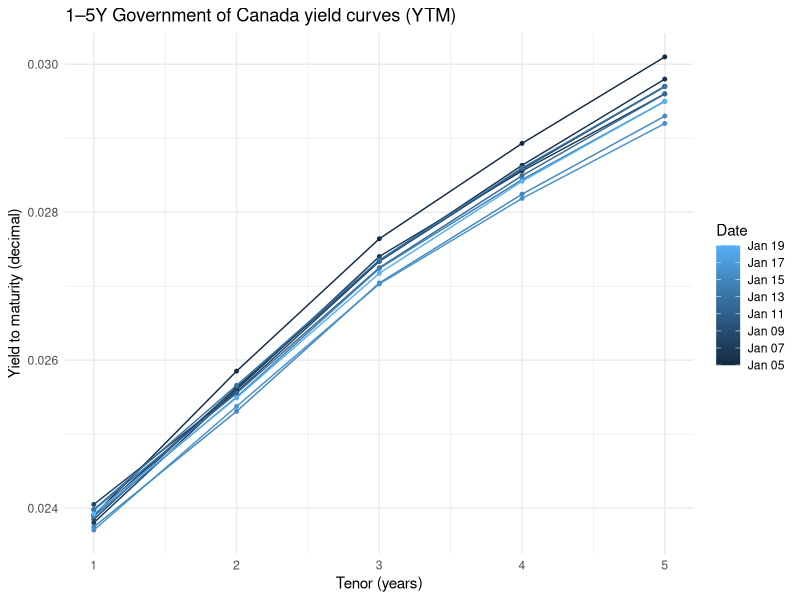
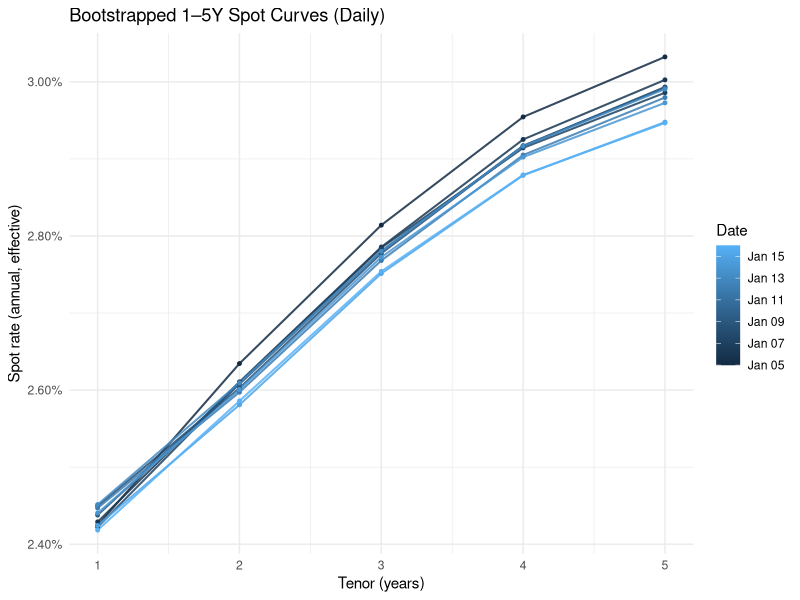
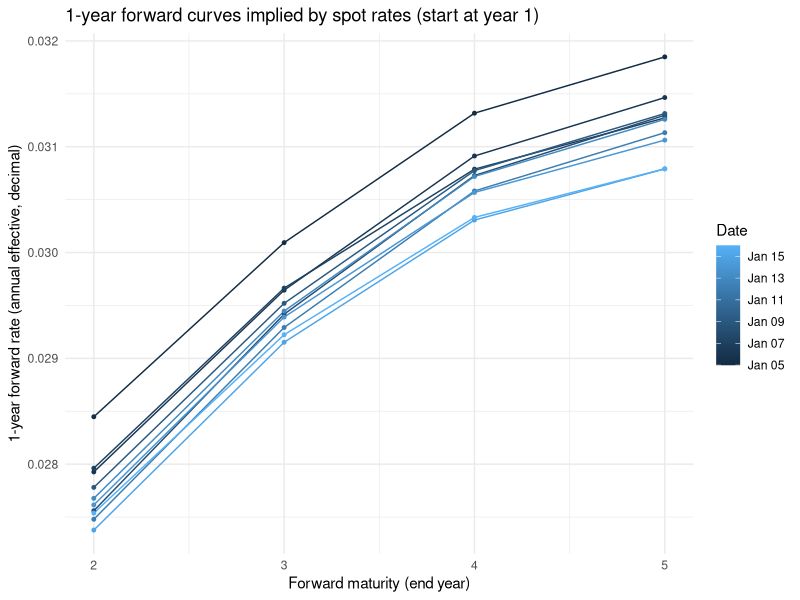

Here is the R script that generated these plots, in order:
## ---- chunk 1
knitr::opts_chunk$set(echo = TRUE, message = FALSE, warning = FALSE)

library(tidyverse)
library(lubridate)
library(stringr)
curves_raw <- readr::read_csv("Curves_raw.csv", show_col_types = FALSE)

curves <- curves_raw %>%
  mutate(
    Date     = ymd(Date),
    Maturity = ymd(Maturity),
    Coupon   = as.numeric(Coupon),
    YTM      = as.numeric(YTM)
  ) %>%
  arrange(Date, T_years)
prices <- read.csv("Prices_10bonds.csv", check.names = FALSE, stringsAsFactors = FALSE)
pct_to_dec <- function(x){
  x <- as.character(x)
  x <- str_replace_all(x, "\\s+", "")
  x <- str_replace(x, "%", "")
  as.numeric(x)/100
}

mdy_safe <- function(x) mdy(x)
## ---- chunk 2
F <- 100
coupon_schedule <- function(settle, maturity){
  d <- maturity
  out <- c()
  while(d > settle){
    out <- c(out, d)
    d <- d %m-% months(6)
  }
  sort(out)
}

last_coupon_date <- function(settle, maturity){
  d <- maturity
  while(d > settle){
    d <- d %m-% months(6)
  }
  d
}

accrued_interest <- function(coupon_rate, settle, maturity, F = 100){
  last <- last_coupon_date(settle, maturity)
  next <- last %m+% months(6)
  days_since  <- as.numeric(settle - last)
  days_period <- as.numeric(next - last)
  coupon_pay  <- coupon_rate * F / 2
  coupon_pay * (days_since / days_period)
}

yearfrac_365 <- function(settle, d){
  as.numeric(d - settle) / 365
}

df_interp_loglinear <- function(t, nodes){
  tt <- nodes$time
  ll <- log(nodes$df)
  exp(approx(tt, ll, xout = t, rule = 2)$y)
}
bootstrap_discount_nodes <- function(settle, bond_day){
  bd <- bond_day %>%
    mutate(
      tM    = yearfrac_365(settle, maturity),
      dirty = clean + mapply(accrued_interest, coupon, MoreArgs = list(settle = settle, maturity = maturity, F = F))
    ) %>%
    arrange(tM)

  nodes <- tibble(time = numeric(0), df = numeric(0))

  for(i in seq_len(nrow(bd))){
    cpn <- bd$coupon[i]
    mat <- bd$maturity[i]
    P   <- bd$dirty[i]

    c_dates <- coupon_schedule(settle, mat)
    times   <- map_dbl(c_dates, ~yearfrac_365(settle, .x))
    tM      <- last(times)

    C  <- F * cpn/2
    cfs <- rep(C, length(times))
    cfs[length(cfs)] <- cfs[length(cfs)] + F
    price_given_dfM <- function(dfM){
      total <- 0

      if(nrow(nodes) == 0){
        lM <- log(dfM)
        for(k in seq_along(times)){
          tk <- times[k]
          if(tk < tM){
            dfk <- exp((tk/tM)*lM)
            total <- total + cfs[k]*dfk
          } else {
            total <- total + cfs[k]*dfM
          }
        }
        return(total)
      }

      t_last  <- max(nodes$time)
      df_last <- nodes$df[which.max(nodes$time)]

      for(k in seq_along(times)){
        tk <- times[k]
        if(tk < tM){
          if(tk <= t_last){
            dfk <- df_interp_loglinear(tk, nodes)
          } else {
            w <- (tk - t_last) / (tM - t_last)
            dfk <- exp((1-w)*log(df_last) + w*log(dfM))
          }
          total <- total + cfs[k]*dfk
        } else {
          total <- total + cfs[k]*dfM
        }
      }
      total
    }

    f <- function(dfM) price_given_dfM(dfM) - P
    lo <- 1e-8
    hi <- 2
    flo <- f(lo); fhi <- f(hi)
    it <- 0
    while(flo*fhi > 0 && it < 60){
      hi <- hi*2
      fhi <- f(hi)
      it <- it + 1
    }
    if(flo*fhi > 0){
      stop("Failed to bracket DF root on ", as.character(settle), " for bond ", bd$ISIN[i])
    }

    dfM <- uniroot(f, lower = lo, upper = hi, tol = 1e-12)$root
    nodes <- bind_rows(nodes, tibble(time = tM, df = dfM)) %>% arrange(time)
  }

  nodes
}
spot_at_years <- function(nodes, years = 1:5){
  dfs <- map_dbl(years, ~df_interp_loglinear(.x, nodes))
  spots <- dfs^(-1/years) - 1
  tibble(Tenor = years, Spot = spots)
}
## ---- chunk 3
tenors_1to5 <- 1:5

ytm_1to5 <- curves %>%
  group_by(Date) %>%
  group_modify(~{
    yy <- approx(.x$T_years, .x$YTM, xout = tenors_1to5, rule = 2)$y
    tibble(Tenor = tenors_1to5, YTM = yy)
  }) %>%
  ungroup()

ggplot(ytm_1to5, aes(x = Tenor, y = YTM, colour = Date, group = Date)) +
  geom_line() +
  geom_point(size = 1) +
  labs(
    x = "Tenor (years)",
    y = "Yield to maturity (decimal)",
    title = "1–5Y Government of Canada yield curves (YTM)",
    colour = "Date"
  ) +
  theme_minimal()
## ---- chunk 4

library(tidyverse)
library(lubridate)
library(stringr)
library(scales)

F <- 100
prices <- read.csv("Prices_10bonds.csv", check.names = FALSE, stringsAsFactors = FALSE)

pct_to_dec <- function(x){
  x <- as.character(x)
  x <- str_replace_all(x, "\\s+", "")
  x <- str_replace(x, "%", "")
  as.numeric(x)/100
}

to_date_any <- function(x){
  x <- as.character(x)
  d1 <- suppressWarnings(ymd(x, quiet = TRUE))
  d2 <- suppressWarnings(mdy(x, quiet = TRUE))
  as.Date(coalesce(d1, d2))
}
date_cols <- names(prices)[str_detect(names(prices), "^\\d{4}-\\d{2}-\\d{2}$")]
date_cols <- sort(date_cols)
date_cols <- head(date_cols, 10)
bonds_static <- prices %>%
  transmute(
    ISIN     = ISIN,
    coupon   = pct_to_dec(Coupon),
    maturity = to_date_any(Maturity)
  )

yearfrac_365 <- function(settle, d){
  settle <- as.Date(settle)
  d      <- as.Date(d)
  as.numeric(d - settle) / 365
}

coupon_schedule <- function(settle, maturity){
  settle   <- as.Date(settle)
  maturity <- as.Date(maturity)

  dd <- maturity
  out <- c()
  while(dd > settle){
    out <- c(out, dd)
    dd  <- dd %m-% months(6)
  }
  sort(as.Date(out))
}

last_coupon_date <- function(settle, maturity){
  settle   <- as.Date(settle)
  maturity <- as.Date(maturity)

  dd <- maturity
  while(dd > settle){
    dd <- dd %m-% months(6)
  }
  as.Date(dd)
}

accrued_interest <- function(coupon_rate, settle, maturity, F = 100){
  settle   <- as.Date(settle)
  maturity <- as.Date(maturity)

  last_coupon <- last_coupon_date(settle, maturity)
  next_coupon <- as.Date(last_coupon %m+% months(6))  # DO NOT name this variable `next`

  days_since  <- as.numeric(settle - last_coupon)
  days_period <- as.numeric(next_coupon - last_coupon)

  coupon_pay <- coupon_rate * F / 2
  coupon_pay * (days_since / days_period)
}
df_at_time <- function(t, nodes){
  t <- as.numeric(t)
  tt <- nodes$time
  df <- nodes$df

  t_min <- min(tt); df_min <- df[which.min(tt)]
  t_max <- max(tt); df_max <- df[which.max(tt)]

  if(t <= t_min){
    y0 <- -log(df_min) / t_min
    return(exp(-y0 * t))
  }

  if(t >= t_max){
    r_last <- df_max^(-1 / t_max) - 1
    return((1 + r_last)^(-t))
  }

  exp(approx(tt, log(df), xout = t, rule = 1)$y)
}

bootstrap_discount_nodes <- function(settle, bond_day){
  settle <- as.Date(settle)

  bd <- bond_day %>%
    mutate(
      maturity = as.Date(maturity),
      clean    = as.numeric(clean)
    ) %>%
    filter(!is.na(maturity), !is.na(clean), maturity > settle) %>%
    mutate(
      tM    = map_dbl(maturity, ~yearfrac_365(settle, .x)),
      dirty = clean + map2_dbl(coupon, maturity, ~accrued_interest(.x, settle, .y, F = F))
    ) %>%
    arrange(tM)

  nodes <- tibble(time = numeric(0), df = numeric(0))

  for(i in seq_len(nrow(bd))){
    cpn <- bd$coupon[i]
    mat <- bd$maturity[i]
    P   <- bd$dirty[i]

    c_dates <- coupon_schedule(settle, mat)
    times   <- map_dbl(c_dates, ~yearfrac_365(settle, .x))
    tM      <- times[length(times)]

    C   <- F * cpn/2
    cfs <- rep(C, length(times))
    cfs[length(cfs)] <- cfs[length(cfs)] + F
    price_given_dfM <- function(dfM){
      total <- 0

      if(nrow(nodes) == 0){

        for(k in seq_along(times)){
          tk  <- times[k]
          dfk <- dfM^(tk / tM)
          total <- total + cfs[k]*dfk
        }
        return(total)
      }

      t_last  <- max(nodes$time)
      df_last <- nodes$df[which.max(nodes$time)]

      for(k in seq_along(times)){
        tk <- times[k]
        dfk <- if(tk <= t_last){
          df_at_time(tk, nodes)
        } else if(tk < tM){
          w <- (tk - t_last) / (tM - t_last)
          exp((1-w)*log(df_last) + w*log(dfM))
        } else {
          dfM
        }
        total <- total + cfs[k]*dfk
      }
      total
    }

    f_root <- function(dfM) price_given_dfM(dfM) - P

    lo <- 1e-12
    hi <- 2
    flo <- f_root(lo)
    fhi <- f_root(hi)
    it  <- 0
    while(flo*fhi > 0 && it < 40){
      hi <- hi*2
      fhi <- f_root(hi)
      it <- it + 1
    }
    if(flo*fhi > 0){
      stop("Cannot bracket DF root on ", as.character(settle), " for ISIN ", bd$ISIN[i])
    }

    dfM <- uniroot(f_root, interval = c(lo, hi), tol = 1e-12)$root
    nodes <- bind_rows(nodes, tibble(time = tM, df = dfM)) %>% arrange(time)
  }

  nodes
}

spot_at_years <- function(nodes, years = 1:5){
  tibble(
    Tenor = years,
    Spot  = map_dbl(years, ~ df_at_time(.x, nodes)^(-1/.x) - 1)
  )
}

spot_curves_long <- map_dfr(date_cols, function(dc){
  settle <- as.Date(dc)

  bond_day <- bonds_static %>%
    mutate(clean = as.numeric(prices[[dc]]))

  nodes <- bootstrap_discount_nodes(settle, bond_day)

  spot_at_years(nodes, years = 1:5) %>%
    mutate(Date = settle) %>%
    select(Date, Tenor, Spot)
})

ggplot(spot_curves_long, aes(x = Tenor, y = Spot, group = Date, color = Date)) +
  geom_line(linewidth = 0.7, alpha = 0.85) +
  geom_point(size = 1) +
  scale_x_continuous(breaks = 1:5) +
  scale_y_continuous(labels = percent_format(accuracy = 0.01)) +
  labs(
    title = "Bootstrapped 1–5Y Spot Curves (Daily)",
    x = "Tenor (years)",
    y = "Spot rate (annual, effective)",
    color = "Date"
  ) +
  theme_minimal()
## ---- chunk 5
library(dplyr)
library(tidyr)
library(ggplot2)
spot_wide <- spot_curves_long %>%
  mutate(Date = as.Date(Date), Tenor = as.integer(Tenor)) %>%
  filter(Tenor %in% 1:5) %>%
  select(Date, Tenor, Spot) %>%
  pivot_wider(names_from = Tenor, values_from = Spot, names_prefix = "S") %>%
  arrange(Date)
need_cols <- paste0("S", 1:5)
if (!all(need_cols %in% names(spot_wide))) {
  stop("spot_wide is missing some of S1..S5. Existing columns: ",
       paste(names(spot_wide), collapse = ", "))
}
if (anyNA(spot_wide[, need_cols])) {
  bad <- spot_wide %>% filter(if_any(all_of(need_cols), is.na))
  stop("NA spot rates found in S1..S5 for some dates:\n",
       paste(capture.output(print(bad)), collapse = "\n"))
}
forward_1y <- spot_wide %>%
  mutate(
    f_1y1y = ((1 + S2)^2 / (1 + S1))^(1/1) - 1,
    f_1y2y = ((1 + S3)^3 / (1 + S1))^(1/2) - 1,
    f_1y3y = ((1 + S4)^4 / (1 + S1))^(1/3) - 1,
    f_1y4y = ((1 + S5)^5 / (1 + S1))^(1/4) - 1
  ) %>%
  select(Date, f_1y1y, f_1y2y, f_1y3y, f_1y4y) %>%
  pivot_longer(-Date, names_to = "Forward", values_to = "Fwd") %>%
  mutate(
    Horizon = recode(Forward,
                     "f_1y1y" = 2L,
                     "f_1y2y" = 3L,
                     "f_1y3y" = 4L,
                     "f_1y4y" = 5L)
  )

stopifnot(!anyNA(forward_1y$Fwd))
ggplot(forward_1y, aes(x = Horizon, y = Fwd, colour = Date, group = Date)) +
  geom_line() +
  geom_point(size = 1) +
  labs(
    x = "Forward maturity (end year)",
    y = "1-year forward rate (annual effective, decimal)",
    title = "1-year forward curves implied by spot rates (start at year 1)",
    colour = "Date"
  ) +
  theme_minimal()
summary(forward_1y$Fwd)
## ---- chunk 6
library(dplyr)
library(tidyr)
library(stringr)
date_cols_all <- names(prices)[str_detect(names(prices), "^\\d{4}-\\d{2}-\\d{2}$")] %>% sort()
days_all <- as.Date(date_cols_all)
days_all <- days_all[days_all >= as.Date("2026-01-05") & days_all <= as.Date("2026-01-19")]

if (length(days_all) < 10) stop("Need at least 10 trading days in Prices_10bonds.csv within 2026-01-05..2026-01-19.")
if (length(days_all) > 10) message("More than 10 days found; using the first 10 chronologically to match '10 days / 9 returns' requirement.")

days10 <- head(days_all, 10)
ytm_use <- ytm_1to5 %>%
  mutate(Date = as.Date(Date), Tenor = as.integer(Tenor)) %>%
  filter(Date %in% days10, Tenor %in% 1:5) %>%
  group_by(Date, Tenor) %>%
  summarise(YTM = mean(YTM, na.rm = TRUE), .groups = "drop") %>%
  complete(Date = days10, Tenor = 1:5) %>%
  arrange(Date, Tenor)

if (anyNA(ytm_use$YTM)) {
  miss <- ytm_use %>% filter(is.na(YTM))
  stop("Missing YTM(s) for some Date/Tenor:\n", paste(capture.output(print(miss)), collapse="\n"))
}

ytm_wide <- ytm_use %>%
  pivot_wider(names_from = Tenor, values_from = YTM, names_prefix = "y") %>%
  arrange(Date)

Y <- as.matrix(ytm_wide %>% select(y1, y2, y3, y4, y5))
stopifnot(nrow(Y) == 10, ncol(Y) == 5)

Y_logret <- log(Y[-1, , drop = FALSE] / Y[-nrow(Y), , drop = FALSE])
cov_yields <- cov(Y_logret)
cov_yields
fwd_levels <- c("f_1y1y","f_1y2y","f_1y3y","f_1y4y")

fwd_use <- forward_1y %>%
  mutate(Date = as.Date(Date), Forward = as.character(Forward)) %>%
  filter(Date %in% days10, Forward %in% fwd_levels) %>%
  group_by(Date, Forward) %>%
  summarise(Fwd = mean(Fwd, na.rm = TRUE), .groups = "drop") %>%
  complete(Date = days10, Forward = fwd_levels) %>%
  arrange(Date, Forward)

if (anyNA(fwd_use$Fwd)) {
  miss <- fwd_use %>% filter(is.na(Fwd))
  stop("Missing forward(s) for some Date/Forward:\n", paste(capture.output(print(miss)), collapse="\n"))
}

fwd_wide <- fwd_use %>%
  pivot_wider(names_from = Forward, values_from = Fwd) %>%
  arrange(Date)

Fmat <- as.matrix(fwd_wide %>% select(all_of(fwd_levels)))
stopifnot(nrow(Fmat) == 10, ncol(Fmat) == 4)

F_logret <- log(Fmat[-1, , drop = FALSE] / Fmat[-nrow(Fmat), , drop = FALSE])
cov_forwards <- cov(F_logret)
cov_forwards
## ---- chunk 7
eig_yields   <- eigen(cov_yields)
eig_forwards <- eigen(cov_forwards)

eig_yields$values
eig_yields$vectors

eig_forwards$values
eig_forwards$vectors
eig_yields$values / sum(eig_yields$values)
eig_forwards$values / sum(eig_forwards$values)
